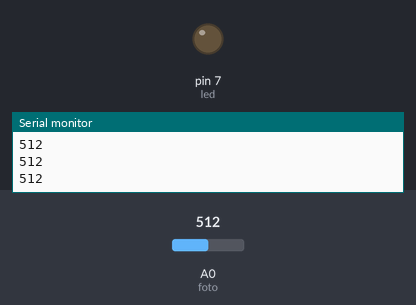
Bench run of a sketch on a simulated Arduino Uno, built with avr-gcc and run on an emulated ATmega328P. Shown: output pins drawn as LEDs (lit = HIGH), the last lines printed to the serial monitor. The test bench sets the inputs (shaded band); at power-on: A0 (foto) = 512.

Above: at 1.2 s.
1.3 s: A0 (foto) set to 58
2.8 s: A0 (foto) set to 49
At 3.8 s:
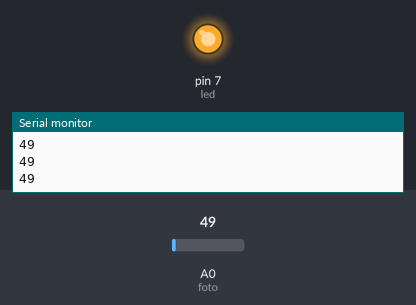
4.3 s: A0 (foto) set to 122
At 5.3 s:
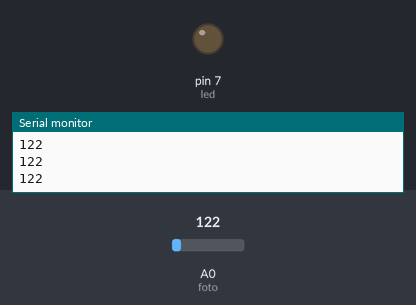
5.8 s: A0 (foto) set to 0
At 6.8 s:
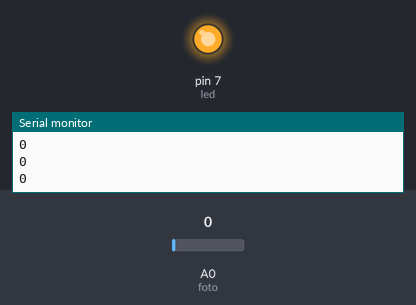
Timing chart, 0 to 8.3 s (numbered marks = the images above; inputs shaded):
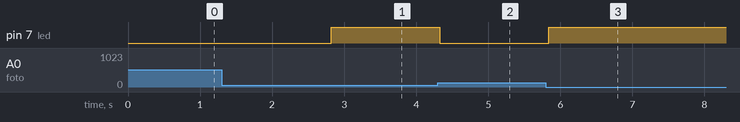

Measured:
- the behaviour switches between 55 and 54 on A0 (foto) (found by bisection; images 0 and 1)
- after the input at 2.8 s, pin 7 (led): LOW → HIGH at once
- after the input at 4.3 s, pin 7 (led): HIGH → LOW at once
- after the input at 5.8 s, pin 7 (led): LOW → HIGH at once

The sketch:

Change_light.ino
```cpp
#define foto 0
#define led 7

void setup()
{
 Serial.begin(9600);
 pinMode(led, OUTPUT);

}

void loop()
{


int val = (analogRead(foto));
Serial.println(val);
val = constrain (val, 10, 100);
int Level = map (val ,100 ,10, 0 , 255);
analogWrite (led, Level);
delay(50);


}
```
